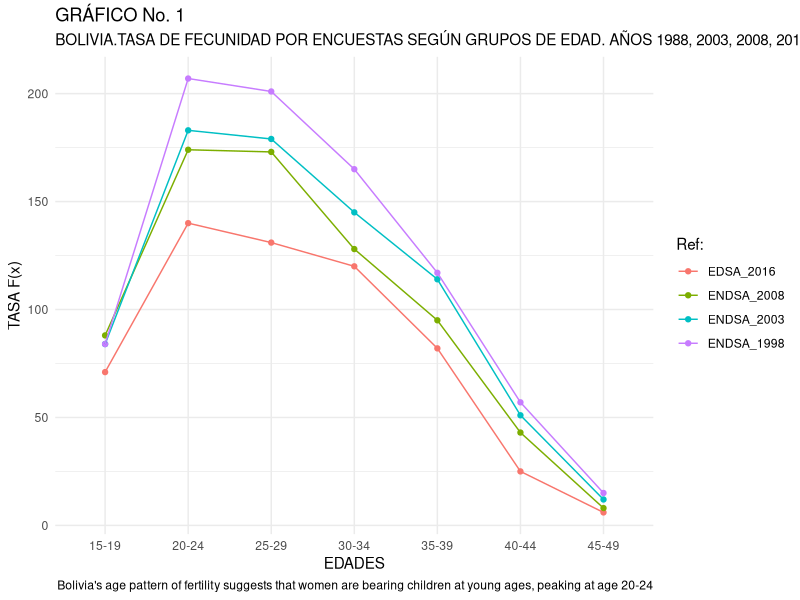
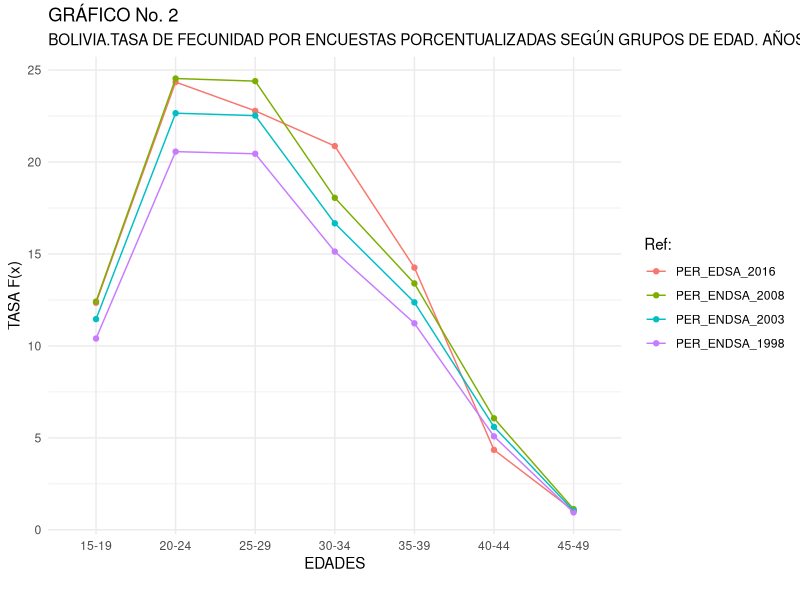

Here is the R script that generated these plots, in order:
# Tasas de fecundidad por edad segun encuestas de demografia y salud (por mil)

library(tidyverse)
library(reshape2)

Age_group<- as.character(c("15-19", "20-24", "25-29", "30-34", "35-39", "40-44", "45-49"))
EDSA_2016<- c(71, 140, 131, 120, 82, 25, 6)
ENDSA_2008<- c(88, 174, 173, 128, 95, 43, 8)
ENDSA_2003<- c(84, 183, 179, 145, 114, 51, 12)
ENDSA_1998<- c(84, 207, 201, 165, 117, 57, 15)

DATA<- data.frame(Age_group, EDSA_2016, ENDSA_2008, ENDSA_2003, ENDSA_1998)

# get data into the right format or graph
DATA_graph<- melt(DATA, id="Age_group")

## Graph
attach(DATA_graph)
CUADRO_1<- ggplot(data = DATA_graph) +
  geom_point(mapping = aes(x=Age_group, y=value, color = variable, group=variable))+
  geom_line(mapping = aes(x=Age_group, y=value, color = variable, group=variable)) +
  labs(x="EDADES",
       y="TASA F(x)",
       title = "GRÁFICO No. 1",
       subtitle = "BOLIVIA.TASA DE FECUNIDAD POR ENCUESTAS SEGÚN GRUPOS DE EDAD. AÑOS 1988, 2003, 2008, 2016.",
       color = "Ref:",
       caption = "Bolivia's age pattern of fertility suggests that women are bearing children at young ages, peaking at age 20-24")+
      theme(plot.title = element_text(hjust = .5),
        axis.ticks = element_blank())+
    theme_minimal()

# Por porcentajes
DATA$PER_EDSA_2016<- EDSA_2016/sum(EDSA_2016) * 100
DATA$PER_ENDSA_2008<- ENDSA_2008/sum(ENDSA_2008)*100
DATA$PER_ENDSA_2003<- ENDSA_2008/sum(ENDSA_2003)*100
DATA$PER_ENDSA_1998<- ENDSA_2008/sum(ENDSA_1998)*100

# Getting data to the right format
DATA_graph_per<- select(DATA, c(Age_group, PER_EDSA_2016, PER_ENDSA_2008, PER_ENDSA_2003, PER_ENDSA_1998))
DATA_graph_per<- melt(DATA_graph_per, id="Age_group")

# Graph
attach(DATA_graph_per)
CUADRO_2<- ggplot(data = DATA_graph_per) +
  geom_point(mapping = aes(x=Age_group, y=value, color = variable, group=variable))+
  geom_line(mapping = aes(x=Age_group, y=value, color = variable, group=variable)) +
  labs(x="EDADES",
       y="TASA F(x)",
       title = "GRÁFICO No. 2",
       subtitle = "BOLIVIA.TASA DE FECUNIDAD POR ENCUESTAS PORCENTUALIZADAS SEGÚN GRUPOS DE EDAD. AÑOS 1988, 2003, 2008, 2016.",
       color = "Ref:",
       caption = "")+
  theme(plot.title = element_text(hjust = .5),
        axis.ticks = element_blank())+
  theme_minimal()

# GEtting values to calculate TGF (total global fertility)
DATA$EDSA_2016<- DATA$EDSA_2016/1000
DATA$ENDSA_2008<- DATA$ENDSA_2008/1000
DATA$ENDSA_2003<- DATA$ENDSA_2003/1000
DATA$ENDSA_1998<- DATA$ENDSA_1998/1000

DATA$sum_f_x_2008<- sum(DATA$ENDSA_2008)
DATA$sum_f_x_2016<- sum(DATA$EDSA_2016)
DATA$sum_f_x_2003<- sum(DATA$ENDSA_2003)
DATA$sum_f_x_1998<- sum(DATA$ENDSA_1998)

# Calculating TGF
DATA$TGF_2016<- 5 * DATA$sum_f_x_2016
DATA$TGF_2008<- 5 * DATA$sum_f_x_2008
DATA$TGF_2003<- 5 * DATA$sum_f_x_2003
DATA$TGF_1998<- 5 * DATA$sum_f_x_1998

# GEtting data to calculate TBR (net rate of reproduction or tasa bruta de reproduccion)
DATA$K<- 100/205

# Calculate TBR
DATA$TBR_2016<-  5 * DATA$K * DATA$sum_f_x_2016
DATA$TBR_2008<-  5 * DATA$K * DATA$sum_f_x_2008
DATA$TBR_2003<-  5 * DATA$K * DATA$sum_f_x_2003
DATA$TBR_1998<-  5 * DATA$K * DATA$sum_f_x_1998
